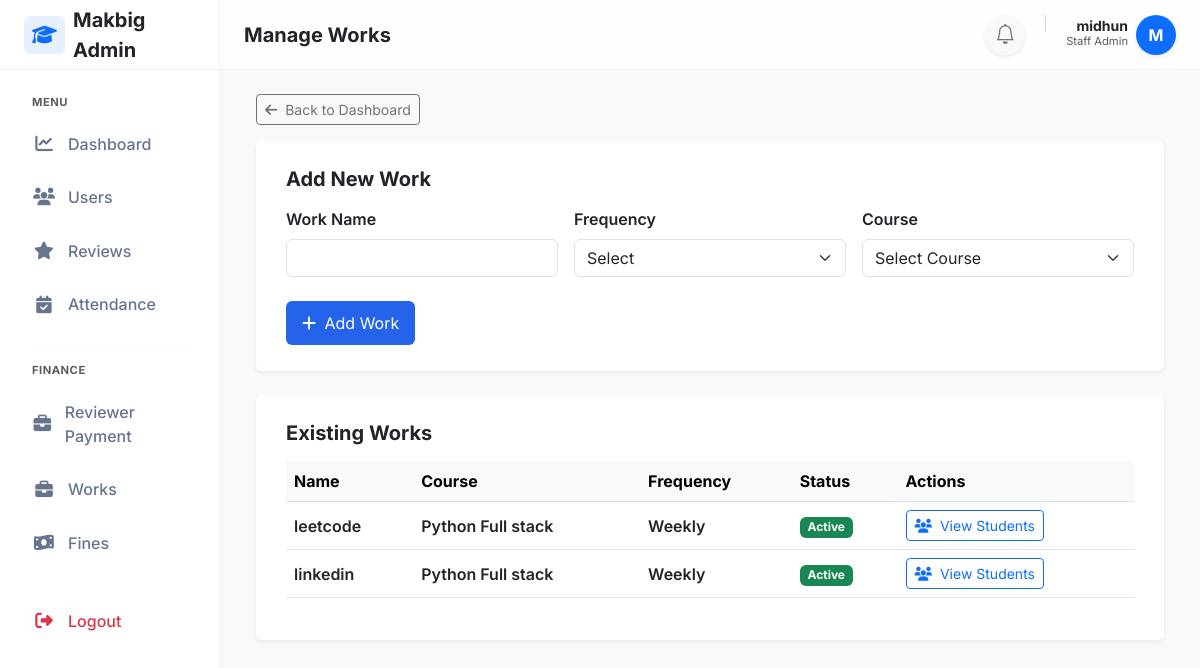
Screenshot of /manage/ (signed in) with the database file from the repository.
### adminpanel/models.py (models this page shows, shortened)
class User(AbstractUser):
    email=models.EmailField(unique=True,db_index=True)
    mobile_number = models.CharField(max_length=15, blank=True, null=True)
    is_student=models.BooleanField(default=False)

class Course(models.Model):
    name=models.CharField(max_length=200)
    description=models.TextField(blank=True,null=True)
    duration_months=models.IntegerField(default=6)

### works/models.py (models this page shows, shortened)
class WorkType(models.Model):
    FREQUENCY_CHOICES = [
        ('daily', 'Daily'),
        ('weekly', 'Weekly'),
    ]
    name = models.CharField(max_length=100)
    frequency = models.CharField(max_length=10, choices=FREQUENCY_CHOICES)
    course = models.ForeignKey(Course,on_delete=models.CASCADE,related_name='work_types')
    is_active = models.BooleanField(default=True)
    created_at = models.DateTimeField(auto_now_add=True)

### works/views.py (the view, shortened to what this page needs)
# urls.py: path('manage/', views.manage_works, name='manage_works'),
@staff_member_required
def manage_works(request):
    works = WorkType.objects.select_related('course').all()
    courses = Course.objects.all()
    return render(request, 'works/manage_works.html', {
        'works': works,
        'courses': courses
    })

### reviewtickets/context_processors.py (called while the page is built)
def ticket_notifications(request):
    if request.user.is_authenticated and request.user.is_staff:
        count = ReviewTicket.objects.filter(
            status='pending',
            is_seen=False
        ).count()
        return {'ticket_notification_count': count}
    return {}

### templates/works/manage_works.html (shortened to what this page needs)
{% extends "layouts/staff_layout.html" %}
{% block page_title %}
Manage Works
{% endblock %}
{% block content %}
<div class="container-fluid">
    <div class="mb-3">
        <a href="{% url 'staff_dashboard' %}" class="btn btn-outline-secondary btn-sm">
            <i class="fa-solid fa-arrow-left me-1"></i> Back to Dashboard
        </a>
    </div>
    <div class="card shadow-sm border-0 mb-4">
        <div class="card-body">
            <h5 class="fw-bold mb-3">Add New Work</h5>
            <form method="post">
                <div class="row g-3">
                    <div class="col-md-4">
                        <label class="form-label">Work Name</label>
                        <input type="text" name="name" class="form-control" required>
                    </div>
                    <div class="col-md-4">
                        <label class="form-label">Frequency</label>
                        <select name="frequency" class="form-select" required>
                            <option value="">Select</option>
                        </select>
                    </div>
                    <div class="col-md-4">
                        <label class="form-label">Course</label>
                        <select name="course" class="form-select" required>
                            <option value="">Select Course</option>
                        </select>
                    </div>
                </div>
                <div class="mt-4">
                    <button type="submit" class="btn btn-primary">
                        <i class="fa-solid fa-plus me-1"></i> Add Work
                    </button>
                </div>
            </form>
        </div>
    </div>
    <div class="card shadow-sm border-0">
        <div class="card-body">
            <h5 class="fw-bold mb-3">Existing Works</h5>
            <div class="table-responsive">
                <table class="table table-hover align-middle">
                    <thead class="table-light">
                        <tr>
                            <th>Name</th>
                            <th>Course</th>
                            <th>Frequency</th>
                            <th>Status</th>
                            <th>Actions</th>
                        </tr>
                    </thead>
                    <tbody>
                        {% for work in works %}
                        <tr>
                            <td class="fw-semibold">{{ work.name }}</td>
                            <td>{{ work.course.name }}</td>
                            <td class="text-capitalize">{{ work.frequency }}</td>
                            <td>
                                {% if work.is_active %}
                                    <span class="badge bg-success">Active</span>
                                {% else %}
                                    <span class="badge bg-secondary">Inactive</span>
                                {% endif %}
                            </td>
                            <td>
                                <a href="{% url 'work_submissions' work.id %}"
                                   class="btn btn-sm btn-outline-primary">
                                    <i class="fa-solid fa-users me-1"></i> View Students
                                </a>
                            </td>
                        </tr>
                        {% empty %}
                        <tr>
                            <td colspan="5" class="text-center text-muted py-4">
                                No works added yet.
                            </td>
                        </tr>
                        {% endfor %}
                    </tbody>
                </table>
            </div>
        </div>
    </div>
</div>
{% endblock %}

### templates/layouts/staff_layout.html (shortened to what this page needs)
{% load static %}
<!DOCTYPE html>
<html lang="en">
<head>
    <link href="https://cdn.jsdelivr.net/npm/bootstrap@5.3.0/dist/css/bootstrap.min.css" rel="stylesheet">
    <link rel="stylesheet" href="https://cdnjs.cloudflare.com/ajax/libs/font-awesome/6.4.0/css/all.min.css">
    <link rel="stylesheet" href="https://cdn.jsdelivr.net/npm/bootstrap-icons@1.10.5/font/bootstrap-icons.css">
    <link rel="stylesheet" href="{% static 'css/attendance.css' %}">
</head>
<body>
    <aside class="sidebar" id="sidebar">
        <div class="sidebar-brand">
            <a href="#" class="text-decoration-none d-flex align-items-center gap-2 text-dark fs-5 fw-bold">
                <div class="bg-primary bg-opacity-10 text-primary rounded px-2 py-1">
                    <i class="fa-solid fa-graduation-cap"></i>
                </div>
                <span>Makbig Admin</span>
            </a>
        </div>
        <nav class="sidebar-nav">
            <div class="small fw-bold text-uppercase text-muted mb-2 px-3"
                style="font-size: 0.7rem; letter-spacing: 0.5px;">Menu</div>
            <a href="{% url 'staff_dashboard' %}"
                class="nav-link {% if request.resolver_match.url_name == 'staff_dashboard' %}active{% endif %}">
                <i class="fa-solid fa-chart-line"></i> Dashboard
            </a>
            <a href="{% url 'staff_students' %}"
                class="nav-link {% if request.resolver_match.url_name == 'staff_students' %}active{% endif %}">
                <i class="fa-solid fa-users"></i> Users
            </a>
            <a href="{% url 'staff_review_list' %}"
                class="nav-link {% if request.resolver_match.url_name == 'staff_review_list' %}active{% endif %}">
                <i class="fa-solid fa-star"></i> Reviews
            </a>
            <a href="{% url 'staff_attendance' %}"
                class="nav-link {% if request.resolver_match.url_name == 'staff_attendance' %}active{% endif %}">
                <i class="fa-solid fa-calendar-check"></i> Attendance
            </a>
            <div class="my-3 border-top mx-3 opacity-25"></div>
            <div class="small fw-bold text-uppercase text-muted mb-2 px-3"
                style="font-size: 0.7rem; letter-spacing: 0.5px;">Finance</div>
            <a href="{% url "reviewer_payment_dashboard" %}" class="nav-link">
                <i class="fa-solid fa-briefcase"></i> Reviewer Payment
            </a>
            <a href="{% url "manage_works" %}" class="nav-link">
                <i class="fa-solid fa-briefcase"></i> Works
            </a>
            <a href="#" class="nav-link">
                <i class="fa-solid fa-money-bill-wave"></i> Fines
            </a>
            <div class="mt-auto pt-4">
                <form method="POST" action="{% url 'student_logout' %}">
                    <button type="submit" class="nav-link w-100 text-danger border-0 bg-transparent">
                        <i class="fa-solid fa-right-from-bracket"></i> Logout
                    </button>
                </form>
            </div>
        </nav>
    </aside>
    <div class="main-wrapper">
        <header class="topbar">
            <div class="d-flex align-items-center gap-3">
                <h5 class="mb-0 fw-bold text-dark">{% block page_title %}Dashboard{% endblock %}</h5>
            </div>
            <div class="d-flex align-items-center gap-3">
                <a href="{% url 'staff_ticket_list' %}"
                    class="btn btn-light rounded-circle position-relative border-0 shadow-sm"
                    style="width: 40px; height: 40px; display: flex; align-items: center; justify-content: center;">
                    <i class="bi bi-bell fs-5 text-secondary"></i>
                </a>
                <div class="d-flex align-items-center gap-2">
                    <div class="text-end d-none d-sm-block">
                        <div class="fw-bold small text-dark lh-1">{{ request.user.first_name }} {{request.user.last_name }}</div>
                        <div class="text-muted" style="font-size: 0.7rem;">Staff Admin</div>
                    </div>
                    <div class="rounded-circle bg-primary text-white d-flex align-items-center justify-content-center fw-bold shadow-sm"
                        style="width:40px;height:40px; font-size: 1rem;">
                        {{ request.user.first_name|slice:":1"|upper }}
                    </div>
                </div>
            </div>
        </header>
        <div class="p-4">
            {% block content %}
            {% endblock %}
        </div>
    </div>
</body>
</html>

### static/css/attendance.css (style rules this page uses)
.card { padding: 10px 14px; border-radius: 6px; font-weight: 600; }
.btn-primary { background: #2563eb; color: #fff; padding: 10px 16px; border-radius: 6px; border: none; }

### templates/layouts/staff_layout.html (style rules this page uses)
:root { --sidebar-width: 220px; --topbar-height: 70px; --primary-soft: #eef4ff; --text-heading: #344767; --text-muted: #67748e; }
body { font-family: 'Inter', sans-serif; background-color: #f8f9fa; color: #495057; }
.sidebar { width: var(--sidebar-width); background: #fff; border-right: 1px solid rgba(0, 0, 0, 0.05); display: flex; flex-direction: column; position: fixed; top: 0; bottom: 0; left: 0; z-index: 1045; transition: transform 0.3s ease-in-out; }
.sidebar-brand { height: var(--topbar-height); display: flex; align-items: center; padding: 0 1.5rem; border-bottom: 1px solid rgba(0, 0, 0, 0.05); }
.sidebar-nav { padding: 1.5rem 1rem; flex-grow: 1; overflow-y: auto; }
.nav-link { display: flex; align-items: center; padding: 0.8rem 1rem; color: var(--text-muted); font-weight: 500; border-radius: 0.5rem; margin-bottom: 0.25rem; transition: all 0.2s; }
.nav-link i { width: 24px; text-align: center; margin-right: 0.75rem; font-size: 1.1rem; }
.main-wrapper { margin-left: var(--sidebar-width); min-height: 100vh; display: flex; flex-direction: column; transition: margin-left 0.3s ease-in-out; }
.topbar { height: var(--topbar-height); background: rgba(255, 255, 255, 0.8); backdrop-filter: blur(10px); border-bottom: 1px solid rgba(0, 0, 0, 0.05); padding: 0 1.5rem; display: flex; align-items: center; justify-content: space-between; position: sticky; top: 0; z-index: 1020; }

### rows the page displays
User: user.first_name "midhun", user.first_name "M"
WorkType: name "leetcode", course.name "Python Full stack", frequency "Weekly", is_active "Active"
WorkType: name "linkedin", course.name "Python Full stack", frequency "Weekly", is_active "Active"
